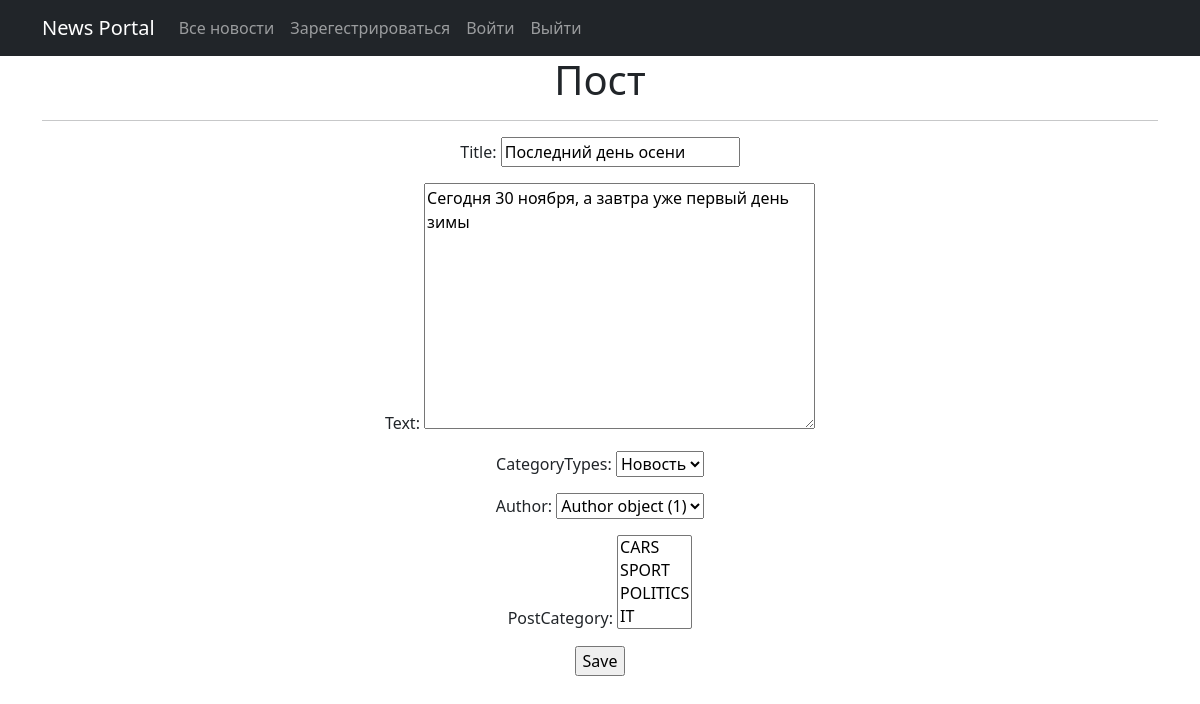
Screenshot of /news_id/7/update/ (signed in) with the database file from the repository.
### news/models.py (models this page shows, shortened)
class Post(models.Model):
    author = models.ForeignKey(Author, on_delete=models.CASCADE)
    ARTICLE = "AR"
    NEWS = "NW"
    CATEGORY_CHOICES = (
        (ARTICLE, "Статья"),
        (NEWS, "Новость")
    )
    categoryTypes = models.CharField(max_length=2, choices=CATEGORY_CHOICES, default=ARTICLE)
    dateCreation = models.DateTimeField(auto_now_add=True)
    postCategory = models.ManyToManyField(Category, through="PostCategory")
    title = models.CharField(max_length=256)
    text = models.TextField()
    rating = models.IntegerField(default=0)

### news/views.py (the view)
# urls.py: path('<int:pk>/update/', PostUpdate.as_view(), name='post_update'),
class PostUpdate(PermissionRequiredMixin, UpdateView):
    permission_required = ('news.update_post',)
    form_class = PostForm
    model = Post
    template_name = 'post_edit.html'

### news/forms.py (shortened to what this page needs)
class PostForm(forms.ModelForm):
    class Meta:
        model = Post
        fields = [
            'title',
            'text',
            'categoryTypes',
            'author',
            'postCategory'
        ]

### news/models.py (called while the page is built)
    def __str__(self):
        return self.name

### news/templates/post_edit.html (shortened to what this page needs)
{% extends 'flatpages/default.html' %}
{% block content %}
<h1>Пост</h1>
<hr>
<form action="" method="post">
    {{ form.as_p}}
    <input type="submit" value="Save" />
</form>
{% endblock content %}

### rows the page displays
Post: title "Последний день осени", text "Сегодня 30 ноября, а завтра уже первый день зимы", categoryTypes "Новость", author "Author object (1)"
